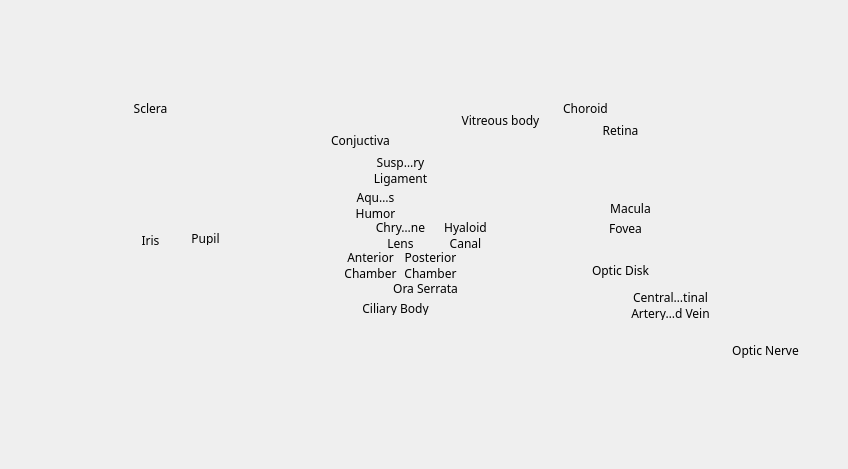
<?xml version="1.0" encoding="UTF-8"?>
<ui version="4.0">
 <class>Dialog</class>
 <widget class="QDialog" name="Dialog">
  <property name="geometry">
   <rect>
    <x>0</x>
    <y>0</y>
    <width>848</width>
    <height>469</height>
   </rect>
  </property>
  <property name="windowTitle">
   <string>Dialog</string>
  </property>
  <widget class="QLabel" name="label">
   <property name="geometry">
    <rect>
     <x>0</x>
     <y>0</y>
     <width>851</width>
     <height>471</height>
    </rect>
   </property>
   <property name="minimumSize">
    <size>
     <width>491</width>
     <height>241</height>
    </size>
   </property>
   <property name="autoFillBackground">
    <bool>true</bool>
   </property>
   <property name="text">
    <string/>
   </property>
   <property name="pixmap">
    <pixmap>../Images/half image eye.jpg</pixmap>
   </property>
   <property name="scaledContents">
    <bool>true</bool>
   </property>
  </widget>
  <widget class="QToolButton" name="toolButton">
   <property name="geometry">
    <rect>
     <x>600</x>
     <y>220</y>
     <width>51</width>
     <height>16</height>
    </rect>
   </property>
   <property name="font">
    <font>
     <family>Berlin Sans FB</family>
    </font>
   </property>
   <property name="cursor">
    <cursorShape>PointingHandCursor</cursorShape>
   </property>
   <property name="text">
    <string>Fovea</string>
   </property>
   <property name="popupMode">
    <enum>QToolButton::ToolButtonPopupMode::InstantPopup</enum>
   </property>
   <property name="autoRaise">
    <bool>true</bool>
   </property>
  </widget>
  <widget class="QToolButton" name="toolButton_2">
   <property name="geometry">
    <rect>
     <x>460</x>
     <y>110</y>
     <width>81</width>
     <height>21</height>
    </rect>
   </property>
   <property name="font">
    <font>
     <family>Berlin Sans FB</family>
    </font>
   </property>
   <property name="cursor">
    <cursorShape>PointingHandCursor</cursorShape>
   </property>
   <property name="text">
    <string>Vitreous body</string>
   </property>
   <property name="popupMode">
    <enum>QToolButton::ToolButtonPopupMode::InstantPopup</enum>
   </property>
   <property name="autoRaise">
    <bool>true</bool>
   </property>
  </widget>
  <widget class="QToolButton" name="toolButton_4">
   <property name="geometry">
    <rect>
     <x>370</x>
     <y>220</y>
     <width>61</width>
     <height>31</height>
    </rect>
   </property>
   <property name="font">
    <font>
     <family>Berlin Sans FB</family>
    </font>
   </property>
   <property name="cursor">
    <cursorShape>PointingHandCursor</cursorShape>
   </property>
   <property name="text">
    <string>Chrystaline 
Lens</string>
   </property>
   <property name="popupMode">
    <enum>QToolButton::ToolButtonPopupMode::InstantPopup</enum>
   </property>
   <property name="autoRaise">
    <bool>true</bool>
   </property>
  </widget>
  <widget class="QToolButton" name="toolButton_5">
   <property name="geometry">
    <rect>
     <x>360</x>
     <y>300</y>
     <width>71</width>
     <height>16</height>
    </rect>
   </property>
   <property name="font">
    <font>
     <family>Berlin Sans FB</family>
    </font>
   </property>
   <property name="cursor">
    <cursorShape>PointingHandCursor</cursorShape>
   </property>
   <property name="text">
    <string>Ciliary Body</string>
   </property>
   <property name="popupMode">
    <enum>QToolButton::ToolButtonPopupMode::InstantPopup</enum>
   </property>
   <property name="autoRaise">
    <bool>true</bool>
   </property>
  </widget>
  <widget class="QToolButton" name="toolButton_6">
   <property name="geometry">
    <rect>
     <x>600</x>
     <y>120</y>
     <width>41</width>
     <height>21</height>
    </rect>
   </property>
   <property name="font">
    <font>
     <family>Berlin Sans FB</family>
    </font>
   </property>
   <property name="cursor">
    <cursorShape>PointingHandCursor</cursorShape>
   </property>
   <property name="text">
    <string>Retina</string>
   </property>
   <property name="popupMode">
    <enum>QToolButton::ToolButtonPopupMode::InstantPopup</enum>
   </property>
   <property name="autoRaise">
    <bool>true</bool>
   </property>
  </widget>
  <widget class="QToolButton" name="toolButton_7">
   <property name="geometry">
    <rect>
     <x>560</x>
     <y>100</y>
     <width>51</width>
     <height>16</height>
    </rect>
   </property>
   <property name="font">
    <font>
     <family>Berlin Sans FB</family>
    </font>
   </property>
   <property name="cursor">
    <cursorShape>PointingHandCursor</cursorShape>
   </property>
   <property name="text">
    <string>Choroid</string>
   </property>
   <property name="popupMode">
    <enum>QToolButton::ToolButtonPopupMode::InstantPopup</enum>
   </property>
   <property name="autoRaise">
    <bool>true</bool>
   </property>
  </widget>
  <widget class="QToolButton" name="toolButton_8">
   <property name="geometry">
    <rect>
     <x>130</x>
     <y>100</y>
     <width>41</width>
     <height>16</height>
    </rect>
   </property>
   <property name="font">
    <font>
     <family>Berlin Sans FB</family>
    </font>
   </property>
   <property name="cursor">
    <cursorShape>PointingHandCursor</cursorShape>
   </property>
   <property name="text">
    <string>Sclera</string>
   </property>
   <property name="popupMode">
    <enum>QToolButton::ToolButtonPopupMode::InstantPopup</enum>
   </property>
   <property name="autoRaise">
    <bool>true</bool>
   </property>
  </widget>
  <widget class="QToolButton" name="toolButton_9">
   <property name="geometry">
    <rect>
     <x>730</x>
     <y>340</y>
     <width>71</width>
     <height>21</height>
    </rect>
   </property>
   <property name="font">
    <font>
     <family>Berlin Sans FB</family>
    </font>
   </property>
   <property name="cursor">
    <cursorShape>PointingHandCursor</cursorShape>
   </property>
   <property name="text">
    <string>Optic Nerve</string>
   </property>
   <property name="popupMode">
    <enum>QToolButton::ToolButtonPopupMode::InstantPopup</enum>
   </property>
   <property name="autoRaise">
    <bool>true</bool>
   </property>
  </widget>
  <widget class="QToolButton" name="toolButton_10">
   <property name="geometry">
    <rect>
     <x>630</x>
     <y>290</y>
     <width>81</width>
     <height>31</height>
    </rect>
   </property>
   <property name="font">
    <font>
     <family>Berlin Sans FB</family>
    </font>
   </property>
   <property name="cursor">
    <cursorShape>PointingHandCursor</cursorShape>
   </property>
   <property name="acceptDrops">
    <bool>false</bool>
   </property>
   <property name="accessibleDescription">
    <string/>
   </property>
   <property name="autoFillBackground">
    <bool>false</bool>
   </property>
   <property name="text">
    <string>Central Retinal 
Artery and Vein</string>
   </property>
   <property name="iconSize">
    <size>
     <width>17</width>
     <height>16</height>
    </size>
   </property>
   <property name="autoRepeatInterval">
    <number>98</number>
   </property>
   <property name="popupMode">
    <enum>QToolButton::ToolButtonPopupMode::InstantPopup</enum>
   </property>
   <property name="toolButtonStyle">
    <enum>Qt::ToolButtonStyle::ToolButtonTextOnly</enum>
   </property>
   <property name="autoRaise">
    <bool>true</bool>
   </property>
  </widget>
  <widget class="QToolButton" name="toolButton_3">
   <property name="geometry">
    <rect>
     <x>350</x>
     <y>190</y>
     <width>51</width>
     <height>31</height>
    </rect>
   </property>
   <property name="font">
    <font>
     <family>Berlin Sans FB</family>
    </font>
   </property>
   <property name="cursor">
    <cursorShape>PointingHandCursor</cursorShape>
   </property>
   <property name="text">
    <string>Aqueous 
Humor</string>
   </property>
   <property name="popupMode">
    <enum>QToolButton::ToolButtonPopupMode::InstantPopup</enum>
   </property>
   <property name="autoRaise">
    <bool>true</bool>
   </property>
  </widget>
  <widget class="QToolButton" name="toolButton_11">
   <property name="geometry">
    <rect>
     <x>400</x>
     <y>250</y>
     <width>61</width>
     <height>31</height>
    </rect>
   </property>
   <property name="font">
    <font>
     <family>Berlin Sans FB</family>
    </font>
   </property>
   <property name="cursor">
    <cursorShape>PointingHandCursor</cursorShape>
   </property>
   <property name="text">
    <string>Posterior 
Chamber</string>
   </property>
   <property name="popupMode">
    <enum>QToolButton::ToolButtonPopupMode::InstantPopup</enum>
   </property>
   <property name="autoRaise">
    <bool>true</bool>
   </property>
  </widget>
  <widget class="QToolButton" name="toolButton_12">
   <property name="geometry">
    <rect>
     <x>330</x>
     <y>130</y>
     <width>61</width>
     <height>21</height>
    </rect>
   </property>
   <property name="font">
    <font>
     <family>Berlin Sans FB</family>
    </font>
   </property>
   <property name="cursor">
    <cursorShape>PointingHandCursor</cursorShape>
   </property>
   <property name="text">
    <string>Conjuctiva</string>
   </property>
   <property name="popupMode">
    <enum>QToolButton::ToolButtonPopupMode::InstantPopup</enum>
   </property>
   <property name="autoRaise">
    <bool>true</bool>
   </property>
  </widget>
  <widget class="QToolButton" name="toolButton_13">
   <property name="geometry">
    <rect>
     <x>370</x>
     <y>150</y>
     <width>61</width>
     <height>41</height>
    </rect>
   </property>
   <property name="font">
    <font>
     <family>Berlin Sans FB</family>
    </font>
   </property>
   <property name="cursor">
    <cursorShape>PointingHandCursor</cursorShape>
   </property>
   <property name="text">
    <string>Suspensory 
Ligament</string>
   </property>
   <property name="popupMode">
    <enum>QToolButton::ToolButtonPopupMode::InstantPopup</enum>
   </property>
   <property name="autoRaise">
    <bool>true</bool>
   </property>
  </widget>
  <widget class="QToolButton" name="toolButton_14">
   <property name="geometry">
    <rect>
     <x>590</x>
     <y>260</y>
     <width>61</width>
     <height>21</height>
    </rect>
   </property>
   <property name="font">
    <font>
     <family>Berlin Sans FB</family>
    </font>
   </property>
   <property name="cursor">
    <cursorShape>PointingHandCursor</cursorShape>
   </property>
   <property name="text">
    <string>Optic Disk</string>
   </property>
   <property name="popupMode">
    <enum>QToolButton::ToolButtonPopupMode::InstantPopup</enum>
   </property>
   <property name="autoRaise">
    <bool>true</bool>
   </property>
  </widget>
  <widget class="QToolButton" name="toolButton_15">
   <property name="geometry">
    <rect>
     <x>130</x>
     <y>230</y>
     <width>41</width>
     <height>21</height>
    </rect>
   </property>
   <property name="font">
    <font>
     <family>Berlin Sans FB</family>
    </font>
   </property>
   <property name="cursor">
    <cursorShape>PointingHandCursor</cursorShape>
   </property>
   <property name="mouseTracking">
    <bool>true</bool>
   </property>
   <property name="text">
    <string>Iris</string>
   </property>
   <property name="popupMode">
    <enum>QToolButton::ToolButtonPopupMode::InstantPopup</enum>
   </property>
   <property name="autoRaise">
    <bool>true</bool>
   </property>
  </widget>
  <widget class="QToolButton" name="toolButton_16">
   <property name="geometry">
    <rect>
     <x>180</x>
     <y>230</y>
     <width>51</width>
     <height>16</height>
    </rect>
   </property>
   <property name="palette">
    <palette>
     <active>
      <colorrole role="Text">
       <brush brushstyle="SolidPattern">
        <color alpha="255">
         <red>255</red>
         <green>255</green>
         <blue>255</blue>
        </color>
       </brush>
      </colorrole>
     </active>
     <inactive>
      <colorrole role="Text">
       <brush brushstyle="SolidPattern">
        <color alpha="255">
         <red>255</red>
         <green>255</green>
         <blue>255</blue>
        </color>
       </brush>
      </colorrole>
     </inactive>
     <disabled/>
    </palette>
   </property>
   <property name="font">
    <font>
     <family>Berlin Sans FB</family>
    </font>
   </property>
   <property name="cursor">
    <cursorShape>PointingHandCursor</cursorShape>
   </property>
   <property name="text">
    <string>Pupil</string>
   </property>
   <property name="popupMode">
    <enum>QToolButton::ToolButtonPopupMode::InstantPopup</enum>
   </property>
   <property name="autoRaise">
    <bool>true</bool>
   </property>
  </widget>
  <widget class="QToolButton" name="toolButton_17">
   <property name="geometry">
    <rect>
     <x>340</x>
     <y>250</y>
     <width>61</width>
     <height>31</height>
    </rect>
   </property>
   <property name="font">
    <font>
     <family>Berlin Sans FB</family>
    </font>
   </property>
   <property name="cursor">
    <cursorShape>PointingHandCursor</cursorShape>
   </property>
   <property name="text">
    <string>Anterior 
Chamber</string>
   </property>
   <property name="popupMode">
    <enum>QToolButton::ToolButtonPopupMode::InstantPopup</enum>
   </property>
   <property name="autoRaise">
    <bool>true</bool>
   </property>
  </widget>
  <widget class="QToolButton" name="toolButton_18">
   <property name="geometry">
    <rect>
     <x>390</x>
     <y>280</y>
     <width>71</width>
     <height>16</height>
    </rect>
   </property>
   <property name="font">
    <font>
     <family>Berlin Sans FB</family>
    </font>
   </property>
   <property name="cursor">
    <cursorShape>PointingHandCursor</cursorShape>
   </property>
   <property name="text">
    <string>Ora Serrata</string>
   </property>
   <property name="popupMode">
    <enum>QToolButton::ToolButtonPopupMode::InstantPopup</enum>
   </property>
   <property name="autoRaise">
    <bool>true</bool>
   </property>
  </widget>
  <widget class="QToolButton" name="toolButton_19">
   <property name="geometry">
    <rect>
     <x>600</x>
     <y>200</y>
     <width>61</width>
     <height>16</height>
    </rect>
   </property>
   <property name="font">
    <font>
     <family>Berlin Sans FB</family>
    </font>
   </property>
   <property name="cursor">
    <cursorShape>PointingHandCursor</cursorShape>
   </property>
   <property name="text">
    <string>Macula</string>
   </property>
   <property name="popupMode">
    <enum>QToolButton::ToolButtonPopupMode::InstantPopup</enum>
   </property>
   <property name="autoRaise">
    <bool>true</bool>
   </property>
  </widget>
  <widget class="QToolButton" name="toolButton_20">
   <property name="geometry">
    <rect>
     <x>440</x>
     <y>220</y>
     <width>51</width>
     <height>31</height>
    </rect>
   </property>
   <property name="font">
    <font>
     <family>Berlin Sans FB</family>
    </font>
   </property>
   <property name="cursor">
    <cursorShape>PointingHandCursor</cursorShape>
   </property>
   <property name="text">
    <string>Hyaloid 
Canal</string>
   </property>
   <property name="popupMode">
    <enum>QToolButton::ToolButtonPopupMode::InstantPopup</enum>
   </property>
   <property name="autoRaise">
    <bool>true</bool>
   </property>
  </widget>
 </widget>
 <resources/>
 <connections/>
</ui>
